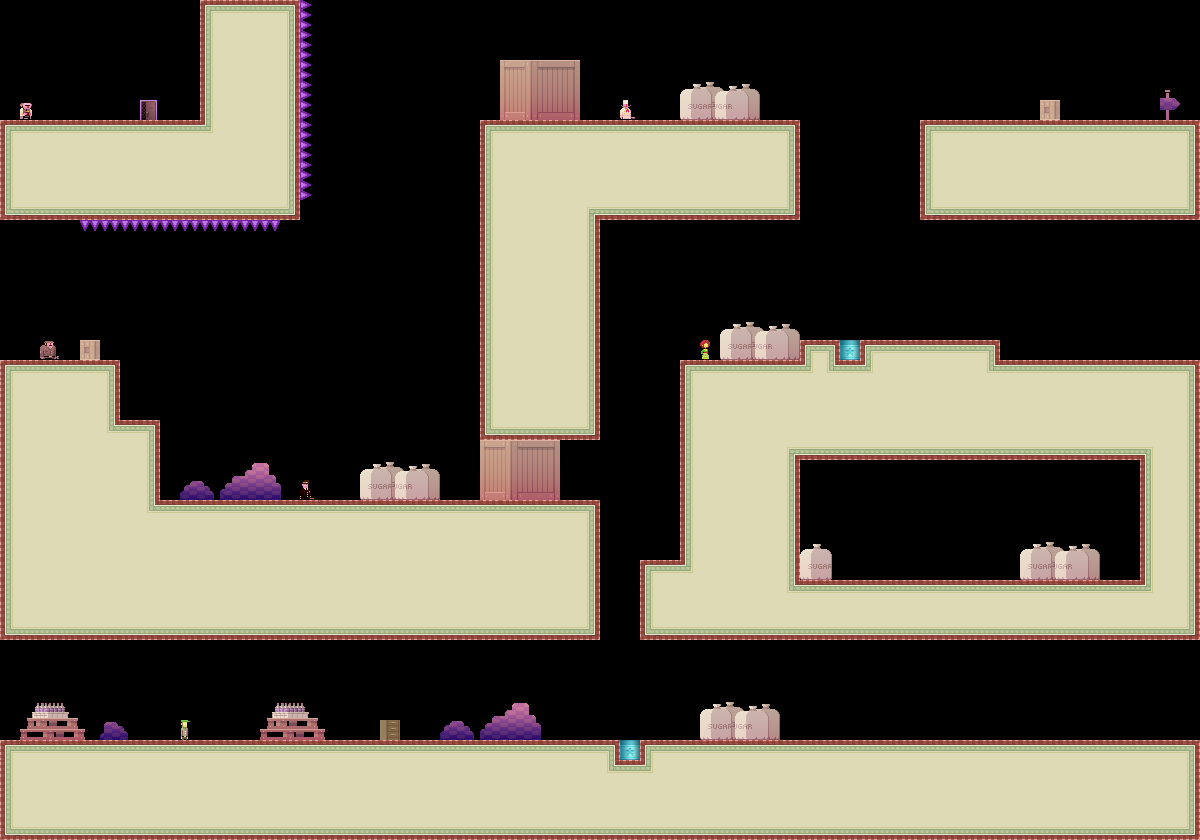

The image is a tile-based game level rendered from a .tmx file. Its description and source (layers, tilesets, objects; grid data summarised) follow:
An orthogonal 60x42 tile map with 20x20 px tiles, 1 tile layer (bg) and 2 objects.

<map version="1.0" orientation="orthogonal" renderorder="right-down" width="60" height="42" tilewidth="20" tileheight="20" nextobjectid="3">
 <tileset firstgid="1" name="tiles_sydney" tilewidth="20" tileheight="20" tilecount="400">
  <image source="../../../../../SuperLemonadeFactoryPartTwoContent/Lemonade/tiles_sydney.png" width="400" height="400" />
  <terraintypes>
   <terrain name="regularBlocks" tile="-1" />
  </terraintypes>
  <tile id="8" terrain=",,,0" />
  <tile id="9" terrain=",,0,0" />
  <tile id="10" terrain=",,0,0" />
  <tile id="11" terrain=",,0,0" />
  <tile id="12" terrain=",,0,0" />
  <tile id="13" terrain=",,0,0" />
  <tile id="14" terrain=",,0," />
  <tile id="15" terrain="0,0,0," />
  <tile id="16" terrain="0,0,,0" />
  <tile id="28" terrain=",0,,0" />
  <tile id="34" terrain="0,,0," />
  <tile id="35" terrain="0,,0,0" />
  <tile id="36" terrain=",0,0,0" />
  <tile id="48" terrain=",0,,0" />
  <tile id="54" terrain="0,,0," />
  <tile id="68" terrain=",0,,0" />
  <tile id="74" terrain="0,,0," />
  <tile id="88" terrain=",0,,0" />
  <tile id="94" terrain="0,,0," />
  <tile id="108" terrain=",0,,0" />
  <tile id="114" terrain="0,,0," />
  <tile id="128" terrain=",0,," />
  <tile id="129" terrain="0,0,," />
  <tile id="130" terrain="0,0,," />
  <tile id="131" terrain="0,0,," />
  <tile id="132" terrain="0,0,," />
  <tile id="133" terrain="0,0,," />
  <tile id="134" terrain="0,,," />
  <tile id="194" terrain="0,0,0,0" />
  <tile id="356">
   <properties>
    <property name="LargeCrate" value="" />
   </properties>
  </tile>
  <tile id="380">
   <properties>
    <property name="Andre" value="" />
   </properties>
  </tile>
  <tile id="381">
   <properties>
    <property name="Liselot" value="" />
   </properties>
  </tile>
  <tile id="382">
   <properties>
    <property name="Amsterdaam" value="" />
   </properties>
  </tile>
  <tile id="383">
   <properties>
    <property name="Worker" value="" />
   </properties>
  </tile>
  <tile id="384">
   <properties>
    <property name="Inspector" value="" />
   </properties>
  </tile>
  <tile id="385">
   <properties>
    <property name="Chef" value="" />
   </properties>
  </tile>
  <tile id="386">
   <properties>
    <property name="Exit" value="" />
   </properties>
  </tile>
  <tile id="387">
   <properties>
    <property name="Trampoline" value="" />
   </properties>
  </tile>
  <tile id="388">
   <properties>
    <property name="SmallCrate" value="" />
   </properties>
  </tile>
  <tile id="389">
   <properties>
    <property name="SugarBag" value="" />
   </properties>
  </tile>
 </tileset>
 <layer name="bg" width="60" height="42">
  <data>[2520 cells, 1317 non-empty, 97 distinct tile ids]</data>
 </layer>
 <objectgroup name="boxes">
  <object id="1" x="340" y="120">
   <polyline points="0,0 0,300" />
  </object>
  <object id="2" x="600" y="320">
   <polyline points="40,0 40,180" />
  </object>
 </objectgroup>
</map>
